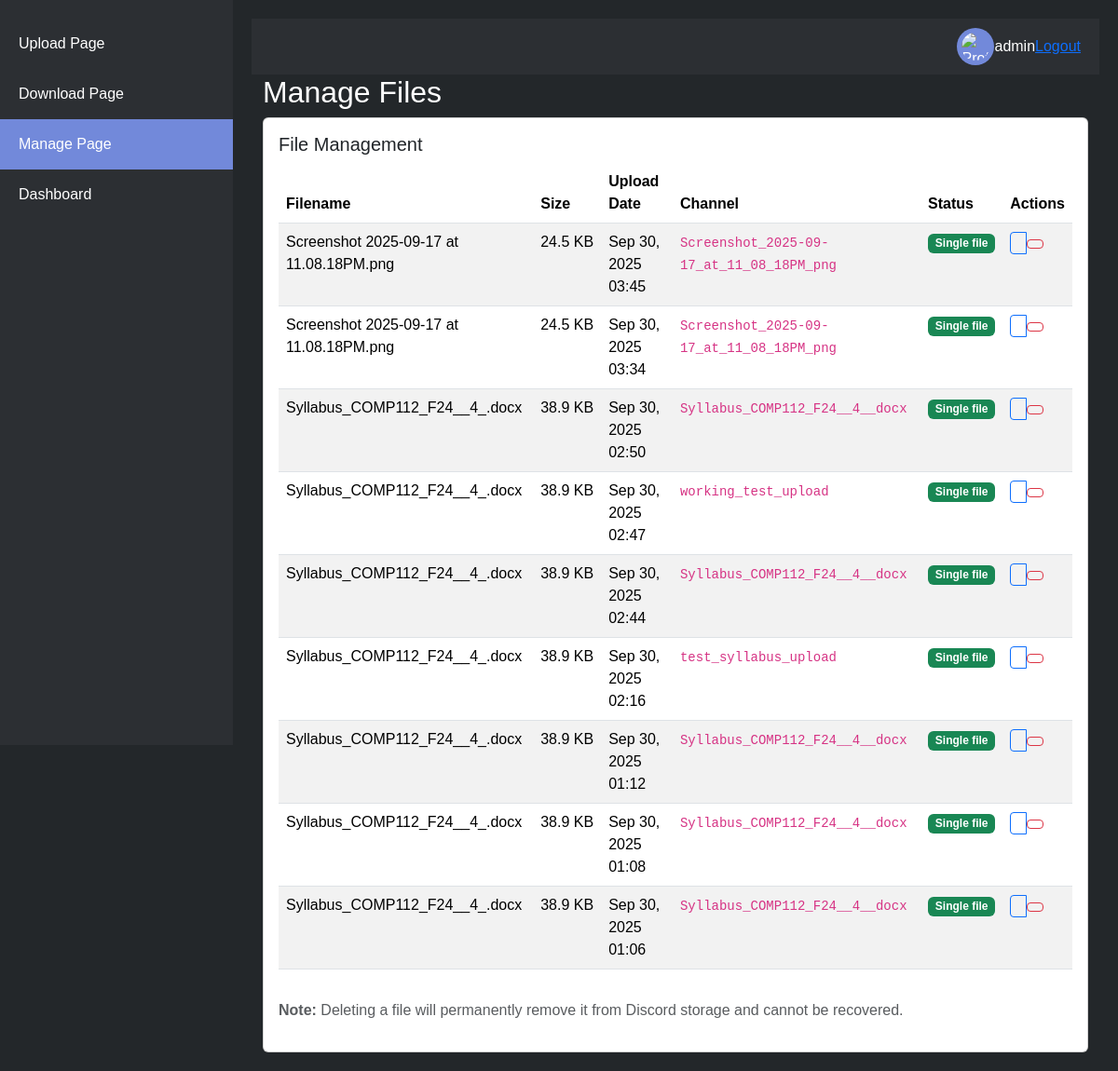
Page /manage/ (signed in) on the committed database.
### storage/models.py (models this page shows, shortened)
class UploadedFile(models.Model):
    id = models.UUIDField(primary_key=True, default=uuid.uuid4, editable=False)
    user = models.ForeignKey(User, on_delete=models.CASCADE, related_name='uploaded_files')
    original_filename = models.CharField(max_length=255)
    file_size = models.BigIntegerField()
    upload_date = models.DateTimeField(auto_now_add=True)
    discord_channel_name = models.CharField(max_length=255)
    discord_channel_id = models.CharField(max_length=255, null=True, blank=True)
    is_split = models.BooleanField(default=False)
    split_count = models.IntegerField(default=1)
    file_extension = models.CharField(max_length=10)
    class Meta:
        ordering = ['-upload_date']

### storage/views.py (the view)
# urls.py: path('manage/', views.manage_page, name='manage_page'),
@login_required
def manage_page(request):
    user_files = UploadedFile.objects.filter(user=request.user)
    return render(request, 'storage/manage.html', {'files': user_files})

### storage/templates/storage/manage.html (shortened to what this page needs)
{% extends 'storage/base.html' %}
{% block content %}
<div class="container">
    <h2>Manage Files</h2>
    <div class="row">
        <div class="col-md-12">
            <div class="card">
                <div class="card-body">
                    <h5 class="card-title">File Management</h5>
                    {% if files %}
                        <div class="table-responsive">
                            <table class="table table-striped">
                                <thead>
                                    <tr>
                                        <th>Filename</th>
                                        <th>Size</th>
                                        <th>Upload Date</th>
                                        <th>Channel</th>
                                        <th>Status</th>
                                        <th>Actions</th>
                                    </tr>
                                </thead>
                                <tbody>
                                    {% for file in files %}
                                    <tr>
                                        <td>{{ file.original_filename }}</td>
                                        <td>{{ file.file_size|filesizeformat }}</td>
                                        <td>{{ file.upload_date|date:"M d, Y H:i" }}</td>
                                        <td><code>{{ file.discord_channel_name }}</code></td>
                                        <td>
                                            {% if file.is_split %}
                                                <span class="badge bg-info">Split ({{ file.split_count }} parts)</span>
                                            {% else %}
                                                <span class="badge bg-success">Single file</span>
                                            {% endif %}
                                        </td>
                                        <td>
                                            <div class="btn-group" role="group">
                                                <a href="{% url 'download_file' file.id %}" class="btn btn-sm btn-outline-primary">
                                                </a>
                                                <form method="post" action="{% url 'delete_file' file.id %}" style="display: inline;"
                                                      onsubmit="return confirm('Are you sure you want to delete {{ file.original_filename }}? This action cannot be undone.')">
                                                    <button type="submit" class="btn btn-sm btn-outline-danger">
                                                    </button>
                                                </form>
                                            </div>
                                        </td>
                                    </tr>
                                    {% endfor %}
                                </tbody>
                            </table>
                        </div>
                        <div class="mt-3">
                            <p class="text-muted">
                                <strong>Note:</strong> Deleting a file will permanently remove it from Discord storage and cannot be recovered.
                            </p>
                        </div>
                    {% else %}
                        <div class="text-center">
                            <p class="text-muted">No files to manage.</p>
                            <a href="{% url 'upload_page' %}" class="btn btn-primary">Upload your first file</a>
                        </div>
                    {% endif %}
                </div>
            </div>
        </div>
    </div>
</div>
{% endblock %}

### storage/templates/storage/base.html (shortened to what this page needs)
{% load static %}
{% load django_bootstrap5 %}
<!DOCTYPE html>
<html lang="en">
<head>
    {% block head %}
    {% bootstrap_css %}
    <link rel="stylesheet" href="{% static 'style.css' %}">
    {% endblock %}
</head>
<body>
    {% block body %}
    <div class="sidebar">
        <a href="{% url 'upload_page' %}" class="{% if request.resolver_match.url_name == 'upload_page' %}active{% endif %}">Upload Page</a>
        <a href="{% url 'download_page' %}" class="{% if request.resolver_match.url_name == 'download_page' %}active{% endif %}">Download Page</a>
        <a href="{% url 'manage_page' %}" class="{% if request.resolver_match.url_name == 'manage_page' %}active{% endif %}">Manage Page</a>
        <a href="{% url 'dashboard' %}" class="{% if request.resolver_match.url_name == 'dashboard' %}active{% endif %}">Dashboard</a>
    </div>
    <div class="main-content">
        <div class="top-bar">
            <div class="profile-icon" onclick="window.location.href='{% url 'dashboard' %}'">
                <img src="{% static 'profile-icon.png' %}" alt="Profile">
            </div>
            {% if user.is_authenticated %}
                <span class="username">{{ user.username }}</span>
                <a href="{% url 'logout' %}" class="logout-btn">Logout</a>
            {% else %}
                <a href="{% url 'login' %}" class="login-btn">Login</a>
            {% endif %}
        </div>
        <div class="content">
            {% block content %}
            {% endblock %}
        </div>
    </div>
    {% endblock %}
</body>
</html>

### static/style.css (style rules this page uses)
body { margin: 0; font-family: Arial, sans-serif; background-color: #23272a; color: #ffffff; display: flex; }
.sidebar { width: 250px; height: 100vh; background-color: #2c2f33; display: flex; flex-direction: column; padding: 20px 0; }
.sidebar a { text-decoration: none; color: #ffffff; padding: 15px 20px; display: block; font-size: 16px; transition: background-color 0.3s; }
.sidebar a.active { background-color: #7289da; }
.main-content { flex: 1; padding: 20px; }
.top-bar { height: 60px; background-color: #2c2f33; display: flex; align-items: center; justify-content: flex-end; padding: 0 20px; }
.profile-icon { width: 40px; height: 40px; background-color: #7289da; border-radius: 50%; display: flex; justify-content: center; align-items: center; cursor: pointer; }
.profile-icon img { width: 30px; height: 30px; border-radius: 50%; }

### rows in the picture
UploadedFile: original_filename "Screenshot 2025-09-17 at 11.08.18PM.png", file_size|filesizeformat "24.5 KB", upload_date "Sep 30, 2025 03:45", discord_channel_name "Screenshot_2025-09-17_at_11_08_18PM_png", is_split "Single file"
UploadedFile: original_filename "Screenshot 2025-09-17 at 11.08.18PM.png", file_size|filesizeformat "24.5 KB", upload_date "Sep 30, 2025 03:34", discord_channel_name "Screenshot_2025-09-17_at_11_08_18PM_png", is_split "Single file"
UploadedFile: original_filename "Syllabus_COMP112_F24__4_.docx", file_size|filesizeformat "38.9 KB", upload_date "Sep 30, 2025 02:50", discord_channel_name "Syllabus_COMP112_F24__4__docx", is_split "Single file"
UploadedFile: original_filename "Syllabus_COMP112_F24__4_.docx", file_size|filesizeformat "38.9 KB", upload_date "Sep 30, 2025 02:47", discord_channel_name "working_test_upload", is_split "Single file"
UploadedFile: original_filename "Syllabus_COMP112_F24__4_.docx", file_size|filesizeformat "38.9 KB", upload_date "Sep 30, 2025 02:44", discord_channel_name "Syllabus_COMP112_F24__4__docx", is_split "Single file"
UploadedFile: original_filename "Syllabus_COMP112_F24__4_.docx", file_size|filesizeformat "38.9 KB", upload_date "Sep 30, 2025 02:16", discord_channel_name "test_syllabus_upload", is_split "Single file"
UploadedFile: original_filename "Syllabus_COMP112_F24__4_.docx", file_size|filesizeformat "38.9 KB", upload_date "Sep 30, 2025 01:12", discord_channel_name "Syllabus_COMP112_F24__4__docx", is_split "Single file"
UploadedFile: original_filename "Syllabus_COMP112_F24__4_.docx", file_size|filesizeformat "38.9 KB", upload_date "Sep 30, 2025 01:08", discord_channel_name "Syllabus_COMP112_F24__4__docx", is_split "Single file"
UploadedFile: original_filename "Syllabus_COMP112_F24__4_.docx", file_size|filesizeformat "38.9 KB", upload_date "Sep 30, 2025 01:06", discord_channel_name "Syllabus_COMP112_F24__4__docx", is_split "Single file"

### other values in the picture
{{ user.username }} "admin"
